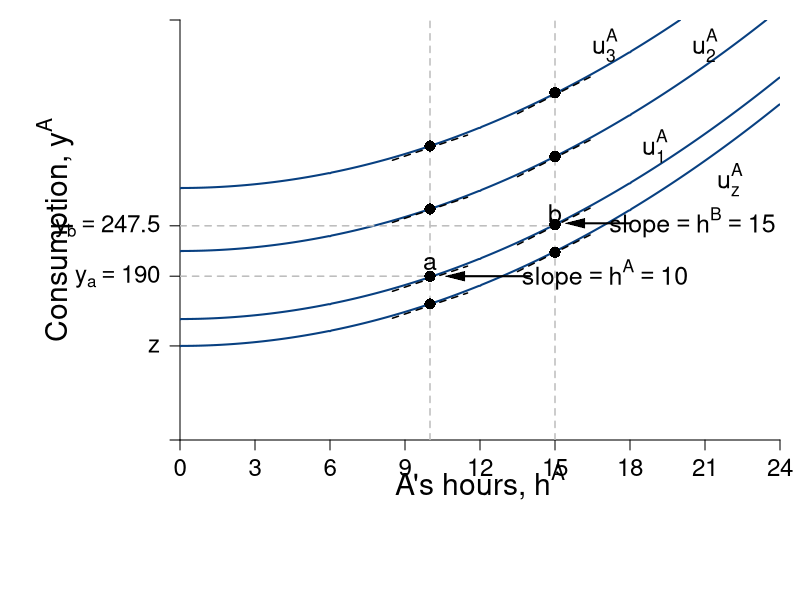

The R source for this figure:
require(shape)
pdf(file = "coordination_failures/coord_indiff_contour.pdf", width = 9, height = 7)

#Set parameters for graphics
pointsize <- 1.8
axislabelsize <- 1.8
labelsize <- 1.5
namesize <- 1.8
annotatesize <- 1.5
graphlinewidth <- 2
segmentlinewidth <- 1.5

COL <- c("#7fc97f", "#beaed4", "#fdc086", "#ffff99", "#386cb0", "#f0027f", "#bf5b17", "#666666")
COLA <- c("#99d8c9","#66c2a4","#41ae76", "#238b45", "#005824")
COLB <- c("#4eb3d3", "#2b8cbe", "#0868ac","#084081")

par(mar =  c(8, 9, 1, 1))

indiffA <- function(ea, uA = 46.08) {
  uA + (1/2)*(ea)^2
}

uA <- function(ea, ya = output) {
  ya - 0.5*(ea)^2
}

mrsA <- function(ea){
  ea
}

slopeline <- function(ea, yint = 0.5, slope = 2){
  yint + slope*ea
}

output <- function(ea, eb = 12, alpha = 30, beta = 1/2){
  (alpha - beta*(ea+eb))*ea
}

xlims <- c(0, 24)
ylims <- c(0, 500)

npts <- 501 
x <- seq(xlims[1], xlims[2], length.out = npts)
y <- seq(ylims[1], ylims[2], length.out = npts) 

a <- c(112, uA(ea = 12, output(ea = 12, eb = 12)), uA(ea = 15, output(ea = 15, eb = 0)), 300)

plot(0, 0, xlim = xlims, ylim = ylims, type = "n",
     xlab = expression(paste("")),
     ylab = expression(paste("")), 
     xaxt = "n", 
     yaxt = "n", 
     cex.lab = axislabelsize, 
     bty = "n",
     xaxs="i", 
     yaxs="i")

# ticksy <- seq(from = 0, to = ylims[2], by = 2)
# ylabels <- seq(from = 0, to = ylims[2], by = 2)
ticksx <- seq(from = 0, to = xlims[2], by = 3)
xlabels <- seq(from = 0, to = xlims[2], by = 3)
#ticksy <- c(0, 1, 10, 12, 28, 30, 46.08, 70)
ticksy <- c(ylims[1], 112, 195, 255, ylims[2])
ylabels <- c(NA, expression(z), expression(paste(y[a]== 190)), expression(paste(y[b] == 247.5)), NA)
# ticksy <- c(ylims[1], 100, uA(ea = 12, output(ea = 12, eb = 12)), uA(ea = 15, output(ea = 15, eb = 0)), 300, ylims[2])
# ylabels <- c(NA, expression(z),  expression(paste(a)),expression(paste(b)), expression(paste()), NA)
# ticksx <- c(0, 6.9, 12, 9.6, 16, 24, 26)
# xlabels <- c(NA, expression(paste(e^A,"*")), expression(paste(1/2*beta)), expression(paste(e^{AN})), expression(paste(alpha)), expression(paste(1/beta)), NA)

axis(1, at = ticksx, pos = 0, labels = xlabels, cex.axis = labelsize - 0.05)
axis(2, at = ticksy, pos = 0, labels = ylabels, las = 1, cex.axis= labelsize - 0.05)

npts <- 500 
xx1 <- seq(xlims[1], xlims[2], length.out = npts)

contour(x, y,
        outer(x, y, uA),
        drawlabels = FALSE,
        col = COLB[4],
        lwd = graphlinewidth,
        levels = a,
        xaxs="i",
        yaxs="i",
        add = TRUE)



# lines(xx1, indiffA(xx1, uA = 1), col = COLA[4], lwd = graphlinewidth)
# lines(xx1, indiffA(xx1, uA = 10), col = COLA[4], lwd = graphlinewidth)
# lines(xx1, indiffA(xx1, uA = 30), col = COLA[4], lwd = graphlinewidth)
# lines(xx1, indiffA(xx1, uA = 46.08), col = COLA[4], lwd = graphlinewidth)

# lines(xx1, brfB(xx1, alpha = 16, beta = 1/24), col = COLB[4], lwd = graphlinewidth)
# lines(xx1, brfPEA(xx1, alpha = 16, beta = 1/24), col = COLA[4], lwd = graphlinewidth)
# lines(xx1, brfPEB(xx1, alpha = 16, beta = 1/24), col = COLB[4], lwd = graphlinewidth)

# contour(x, y, 
#         outer(x, y, uA),
#         #labels = c("v1", "v2", "v3"),
#         drawlabels = FALSE,
#         col = COLA[3],
#         #xlab = expression(paste("A's Apples, ", x)),
#         #ylab = expression(paste("A's Oranges, ", y)),
#         #cex.lab = axislabelsize,
#         lwd = graphlinewidth,
#         levels = a, 
#         xaxs="i", 
#         yaxs="i", 
#         add = TRUE)


segments(10, 0, 10, ylims[2], lty = 2, col = "gray" , lwd = segmentlinewidth)
segments(15, 0, 15, ylims[2], lty = 2, col = "gray" , lwd = segmentlinewidth)
segments(0, 195, 10, 195, ylims[2], lty = 2, col = "gray" , lwd = segmentlinewidth)
segments(0, 255, 15, 255, ylims[2], lty = 2, col = "gray" , lwd = segmentlinewidth)


#mtext(expression(paste("A's hours, ", h^A)), side=1, line = 3.2, cex = axislabelsize)
text(0.5*xlims[2], -50, expression(paste("A's hours, ", h^A)), xpd = TRUE, cex = axislabelsize)
text(-5, 0.5*ylims[2], expression(paste("Consumption, ", y^A)), xpd = TRUE, cex = axislabelsize, srt = 90)
#
text(17, 197, expression(paste("slope", phantom()==h^A, phantom() == 10)), cex = annotatesize)
Arrows(14, 195, 11, 195, col = "black", lty = 1, lwd = 2, arr.type = "triangle", arr.lwd = 0.5)
#
text(20.5, 259, expression(paste("slope", phantom()==h^B, phantom() == 15)), cex = annotatesize)
Arrows(18, 258, 15.8, 258, col = "black", lty = 1, lwd = 2, arr.type = "triangle", arr.lwd = 0.5)

#Label the iso-welfare functions for the HG, Aisha
text(22, 310, expression(u[z]^A), cex = annotatesize)
text(19, 350, expression(u[1]^A), cex = annotatesize)
text(21, 470, expression(u[2]^A), cex = annotatesize)
text(17, 470, expression(u[3]^A), cex = annotatesize)

text(10, 210, expression(a), cex = annotatesize)
text(15, 270, expression(b), cex = annotatesize)



lowint <- c(248, 174, 92)

slopex1 <- seq(8.5,11.5,length.out = 200)
lines(slopex1, slopeline(slopex1, yint = 60, slope = mrsA(ea = 10)), col = "black", lty = 2, lwd = segmentlinewidth)
lines(slopex1, slopeline(slopex1, yint = lowint[1], slope = mrsA(ea = 10)), col = "black", lty = 2, lwd = segmentlinewidth)
lines(slopex1, slopeline(slopex1, yint = lowint[2], slope = mrsA(ea = 10)), col = "black", lty = 2, lwd = segmentlinewidth)
lines(slopex1, slopeline(slopex1, yint = lowint[3], slope = mrsA(ea = 10)), col = "black", lty = 2, lwd = segmentlinewidth)

highint <- c(186, 111, 30)
slopex2 <- seq(13.5,16.5,length.out = 200)
lines(slopex2, slopeline(slopex2, yint = -2, slope = mrsA(ea = 15)), col = "black", lty = 2, lwd = segmentlinewidth)
lines(slopex2, slopeline(slopex2, yint = highint[1], slope = mrsA(ea = 15)), col = "black", lty = 2, lwd = segmentlinewidth)
lines(slopex2, slopeline(slopex2, yint = highint[2], slope = mrsA(ea = 15)), col = "black", lty = 2, lwd = segmentlinewidth)
lines(slopex2, slopeline(slopex2, yint = highint[3], slope = mrsA(ea = 15)), col = "black", lty = 2, lwd = segmentlinewidth)


firstpointsx <- c(10, 10, 10, 10)
firstpointsy <- c(indiffA(ea = firstpointsx[1], uA = 300), indiffA(ea = firstpointsx[2], uA = 225), indiffA(ea = firstpointsx[3], uA = 145), indiffA(ea = firstpointsx[4], uA = 112))
points(firstpointsx, firstpointsy, pch = 16, col = "black", cex = 1.5)

secondpointsx <- c(15, 15, 15, 15)
secondpointsy <- c(indiffA(ea = 15, uA = 301), indiffA(ea = 15, uA = 225), indiffA(ea = 15, uA = 144), indiffA(ea = 15, uA = 111))
points(secondpointsx, secondpointsy, pch = 16, col = "black", cex = 1.5)




dev.off()
